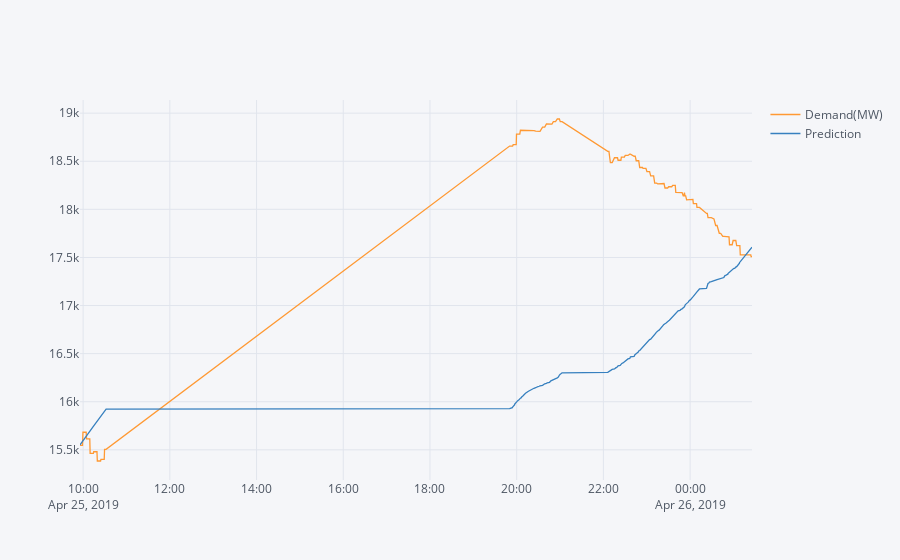

Here is the notebook cell this chart was saved with:
### Code cell
future_forecast = pd.DataFrame(future_forecast,index = valid.index,columns=['Prediction'])
pd.concat([valid,future_forecast],axis=1).iplot()

### Figure 1 — Plotly figure (JSON) as saved in the notebook; plotly's stock layout.template omitted (floating-point values rounded to 4 significant figures; data arrays with more than 128 entries replaced by an {"elided": "..."} marker saying what was removed)
{"data": [{"line": {"color": "rgba(255, 153, 51, 1.0)", "dash": "solid", "shape": "linear", "width": 1.3}, "mode": "lines", "name": "Demand(MW)", "text": "", "type": "scatter", "x": {"elided": "399 str values"}, "y": {"elided": "399 int values"}}, {"line": {"color": "rgba(55, 128, 191, 1.0)", "dash": "solid", "shape": "linear", "width": 1.3}, "mode": "lines", "name": "Prediction", "text": "", "type": "scatter", "x": {"elided": "399 str values"}, "y": {"elided": "399 float values"}}], "layout": {"legend": {"bgcolor": "#F5F6F9", "font": {"color": "#4D5663"}}, "paper_bgcolor": "#F5F6F9", "plot_bgcolor": "#F5F6F9", "title": {"font": {"color": "#4D5663"}}, "xaxis": {"gridcolor": "#E1E5ED", "showgrid": true, "tickfont": {"color": "#4D5663"}, "title": {"font": {"color": "#4D5663"}, "text": ""}, "zerolinecolor": "#E1E5ED"}, "yaxis": {"gridcolor": "#E1E5ED", "showgrid": true, "tickfont": {"color": "#4D5663"}, "title": {"font": {"color": "#4D5663"}, "text": ""}, "zerolinecolor": "#E1E5ED"}}}
